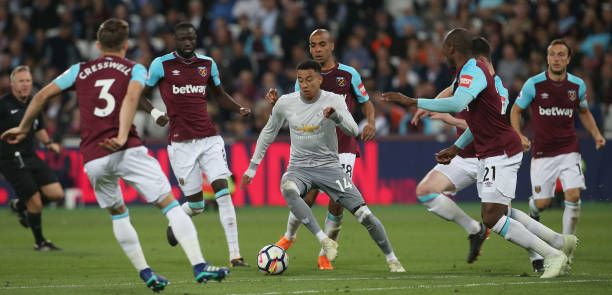
#> input picture 사진 파일/lingard.jpg, 612 x 295 px, found by its file name
$ python '2. 실제 영상에서 히스토그램 구하기.py'
#> lines starting #> are read from the running program, lines starting #| are printed output that depends on the picture
import cv2 as cv
import matplotlib.pyplot as plt

img = cv.imread('/home/admin/Develop/openCV/사진 파일/lingard.jpg')
#> img is the input picture: shape (295, 612, 3); mean B, G, R 77.8, 90.7, 96.7
h = cv.calcHist([img], [2], None, [256], [0, 256])
#> h = 256 values, max 2095 at index 105, min 5 at index 2, mean 705.2
h1 = cv.calcHist([img], [1], None, [256], [0, 256])
#> h1 = 256 values, max 2635 at index 46, min 0 at index 247, mean 705.2
h2 = cv.calcHist([img], [0], None, [256], [0, 256])
#> h2 = 256 values, max 2905 at index 63, min 2 at index 254, mean 705.2
plt.plot(h, color='r', linewidth=1, label='Red')
plt.plot(h1, color='g', linewidth=1, label='Green')
plt.plot(h2, color='b', linewidth=1, label="Blue")
plt.title('RGB graph')
plt.legend()
plt.show()
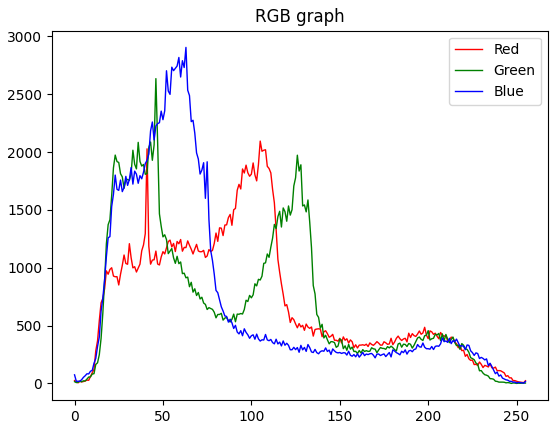
#> figure drawn by matplotlib, 1 panel; curve peaks at x = 105, y = 2095; curve peaks at x = 46, y = 2635; curve peaks at x = 63, y = 2905
h = cv.calcHist([img], [2], None, [128], [0, 128])
#> h = 128 values, max 2095 at index 105, min 5 at index 2, mean 1095.4
h1 = cv.calcHist([img], [1], None, [128], [0, 128])
#> h1 = 128 values, max 2635 at index 46, min 7 at index 1, mean 1065.9
h2 = cv.calcHist([img], [0], None, [128], [0, 128])
#> h2 = 128 values, max 2905 at index 63, min 18 at index 1, mean 1166.8
plt.plot(h, color='r', linewidth=1, label='Red')
plt.plot(h1, color='g', linewidth=1, label='Green')
plt.plot(h2, color='b', linewidth=1, label="Blue")
plt.show()
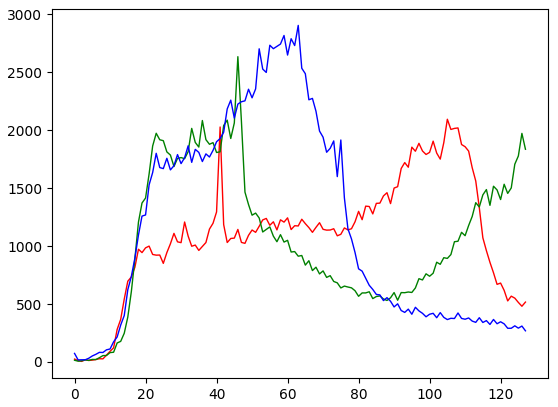
#> figure drawn by matplotlib, 1 panel; curve peaks at x = 105, y = 2095; curve peaks at x = 46, y = 2635; curve peaks at x = 63, y = 2905

$ run again, with 사진 파일/cat.jpg copied over 사진 파일/lingard.jpg
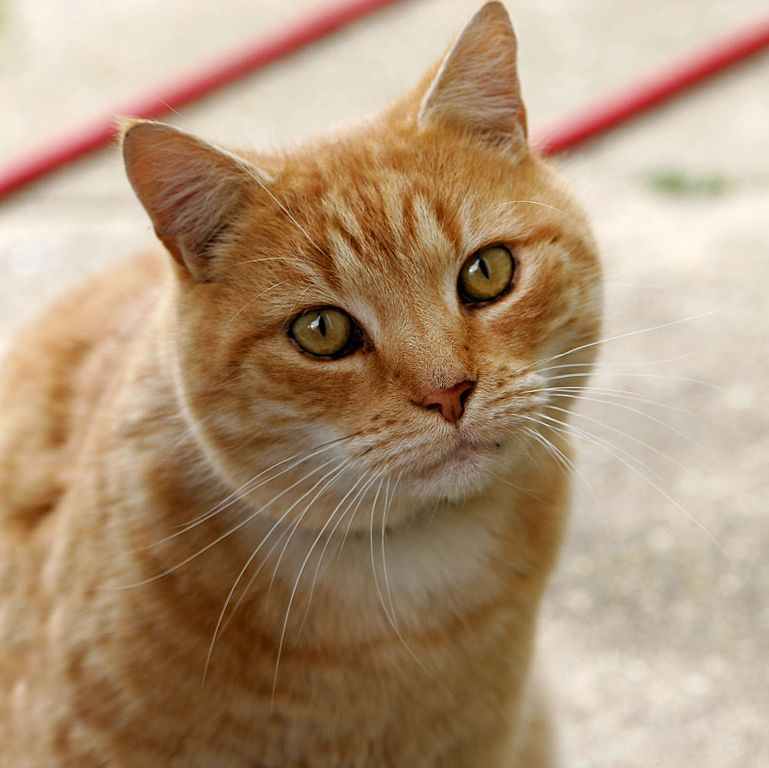
#> input picture 사진 파일/cat.jpg, 769 x 768 px, found by its file name
#> img is the input picture: shape (768, 769, 3); mean B, G, R 120.7, 148.8, 175.9
#> `h = cv.calcHist([img], [2], None, [256], [0, 256])`: h = 256 values, max 9700 at index 227, min 26 at index 2, mean 2307
#> `h1 = cv.calcHist([img], [1], None, [256], [0, 256])`: h1 = 256 values, max 8561 at index 225, min 0 at index 251, mean 2307
#> `h2 = cv.calcHist([img], [0], None, [256], [0, 256])`: h2 = 256 values, max 7605 at index 202, min 0 at index 238, mean 2307
#> `plt.show()`:
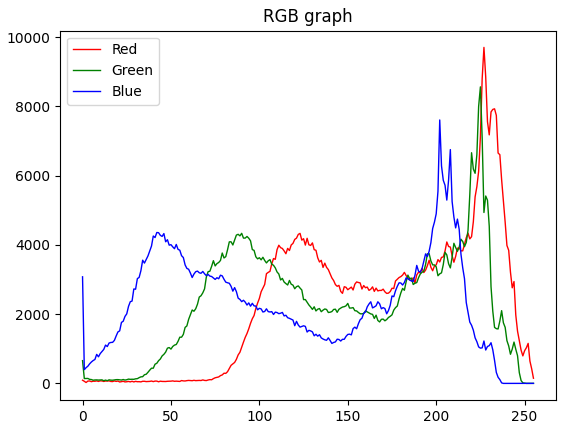
#> figure drawn by matplotlib, 1 panel; curve peaks at x = 227, y = 9700; curve peaks at x = 225, y = 8561; curve peaks at x = 202, y = 7605
#> `h = cv.calcHist([img], [2], None, [128], [0, 128])`: h = 128 values, max 4331 at index 123, min 26 at index 2, mean 1027.5
#> `h1 = cv.calcHist([img], [1], None, [128], [0, 128])`: h1 = 128 values, max 4333 at index 90, min 77 at index 12, mean 1952.5
#> `h2 = cv.calcHist([img], [0], None, [128], [0, 128])`: h2 = 128 values, max 4356 at index 42, min 397 at index 1, mean 2503.3
#> `plt.show()`:
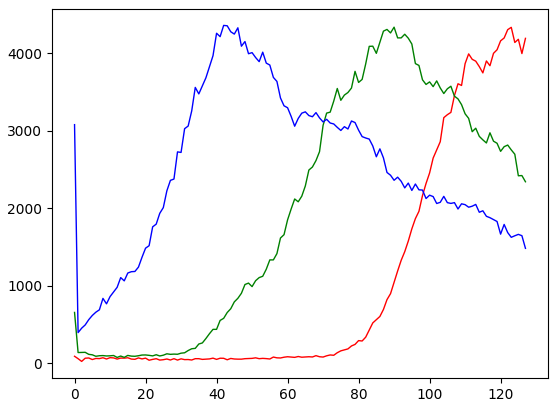
#> figure drawn by matplotlib, 1 panel; curve peaks at x = 123, y = 4331; curve peaks at x = 90, y = 4333; curve peaks at x = 42, y = 4356

$ run again, with 사진 파일/soccer.jpg copied over 사진 파일/lingard.jpg
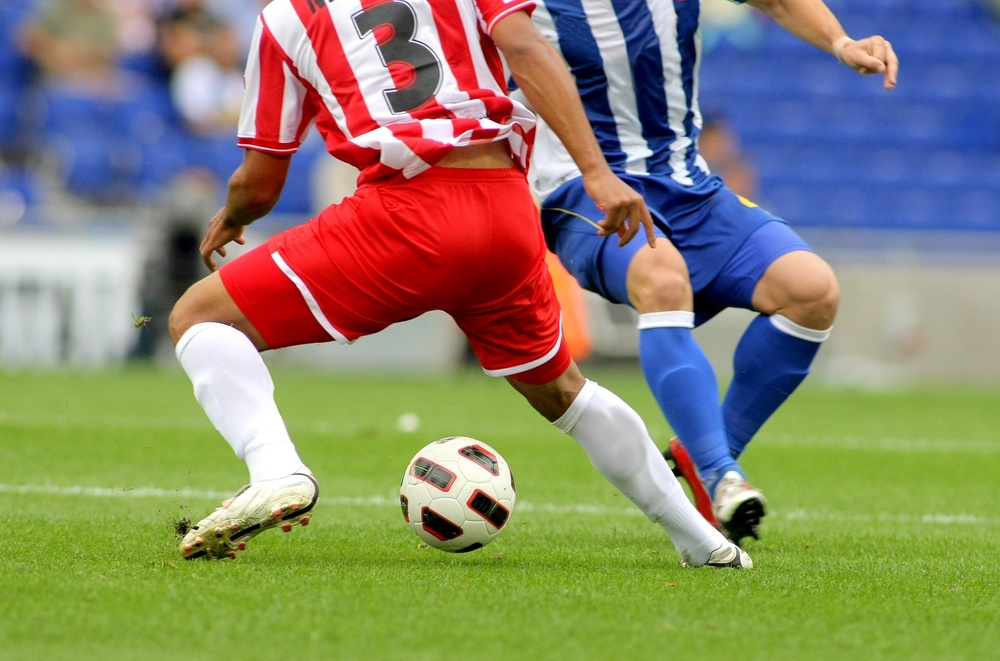
#> input picture 사진 파일/soccer.jpg, 1000 x 661 px, shrunk from 1434 x 948 before the run, found by its file name
#> img is the input picture: shape (661, 1000, 3); mean B, G, R 107.3, 133.3, 136.8
#> `h = cv.calcHist([img], [2], None, [256], [0, 256])`: h = 256 values, max 9233 at index 255, min 583 at index 15, mean 2582
#> `h1 = cv.calcHist([img], [1], None, [256], [0, 256])`: h1 = 256 values, max 12728 at index 0, min 712 at index 244, mean 2582
#> `h2 = cv.calcHist([img], [0], None, [256], [0, 256])`: h2 = 256 values, max 14059 at index 0, min 834 at index 226, mean 2582
#> `plt.show()`:
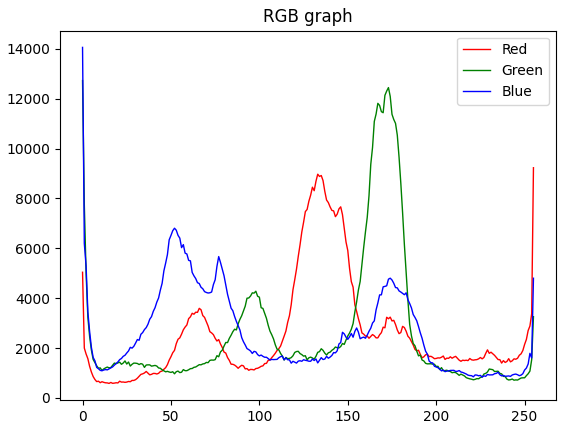
#> figure drawn by matplotlib, 1 panel; curve peaks at x = 255, y = 9233; curve peaks at x = 0, y = 12728; curve peaks at x = 0, y = 14059
#> `h = cv.calcHist([img], [2], None, [128], [0, 128])`: h = 128 values, max 7560 at index 127, min 583 at index 15, mean 1953.4
#> `h1 = cv.calcHist([img], [1], None, [128], [0, 128])`: h1 = 128 values, max 12728 at index 0, min 968 at index 52, mean 1995.8
#> `h2 = cv.calcHist([img], [0], None, [128], [0, 128])`: h2 = 128 values, max 14059 at index 0, min 1090 at index 11, mean 3134.9
#> `plt.show()`:
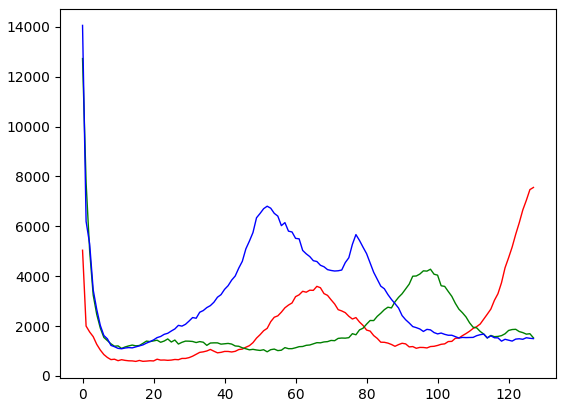
#> figure drawn by matplotlib, 1 panel; curve peaks at x = 127, y = 7560; curve peaks at x = 0, y = 12728; curve peaks at x = 0, y = 14059
